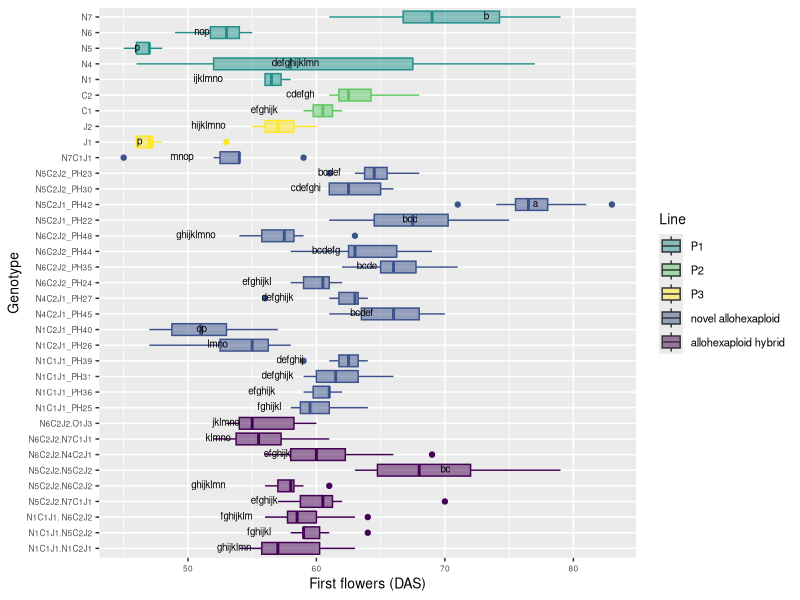

Reproduce this figure in R.
# Comparison 2XY: Novel allohexaploids

#load packages 
install.packages("multcompView")
install.packages("viridis")
library(viridis)

library(tidyverse)
library(dplyr)
library(ggplot2)
library(ggpubr)
library(datasets)
library(multcompView)


# vollständige Rohdatentabelle laden ######
getwd()
DATA <- read_csv("EPPN raw data complete 220419.csv")
View(DATA)


#drop first column
DATA = DATA[,2:37]
View(DATA)

#Comparison 2XY	einschließlich JO allohexaploids
# Aim: to determine if the NCJ allohexaploids have more similarity to each other than to their parent genotypes 

#### subsetting #####
#IMPORTANT: N5C2J2.N5C2J1_PH43 has only one parent genotype: N5C2J2 (PH30 and PH23), 
# N5C2J1_PH42 wieder drin

comp_2X4 <- DATA[DATA$Genotype %in% c("N5", "N6", "N1", "N4", "N7","C1", "C2", "J1", "J2", 
                                      
                                      "N6C2J2_PH24", "N6C2J2_PH35", "N6C2J2_PH44", "N6C2J2_PH48", 
                                     "N5C2J1_PH22", "N5C2J1_PH42", "N5C2J2_PH30", "N5C2J2_PH23", "N1C1J1_PH25", "N1C1J1_PH36", 
                                     "N1C1J1_PH31", "N1C1J1_PH39", "N1C2J1_PH26", "N1C2J1_PH40", "N4C2J1_PH45",
                                     "N4C2J1_PH27", "N7C1J1",
                                     
                                     "N1C1J1.N5C2J2", "N6C2J2.N7C1J1", "N5C2J2.N7C1J1", "N1C1J1. N6C2J2",
                                     "N5C2J2.N6C2J2","N1C1J1.N1C2J1", "N5C2J2.N5C2J2", "N6C2J2.N4C2J1", "N6C2J2.O1J3"), ]
head(comp_2X4)
View(comp_2X4)

#create column giving generation###############################################
#N5C2J1_PH42 wieder drin ######################################################## 
comp_2X4 <- comp_2X4 %>%
  mutate(Line = case_when(
  Genotype == "N1" ~ "P1",
  Genotype == "N4" ~ "P1",
  Genotype == "N5" ~ "P1",
  Genotype == "N6" ~ "P1",
  Genotype == "N7" ~ "P1",
  Genotype == "C1" ~ "P2",
  Genotype == "C2" ~ "P2",
  Genotype == "J1" ~ "P3",
  Genotype == "J2" ~ "P3",
  Genotype == "N5C2J1_PH22" ~ "novel allohexaploid",
  Genotype == "N5C2J1_PH42" ~ "novel allohexaploid",
  Genotype == "N5C2J2_PH23" ~ "novel allohexaploid",
  Genotype == "N6C2J2_PH24" ~ "novel allohexaploid",
  Genotype == "N1C1J1_PH25" ~ "novel allohexaploid",
  Genotype == "N1C2J1_PH26" ~ "novel allohexaploid",
  Genotype == "N4C2J1_PH27" ~ "novel allohexaploid",
  Genotype == "N5C2J2_PH30" ~ "novel allohexaploid",
  Genotype == "N1C1J1_PH31" ~ "novel allohexaploid",
  Genotype == "N6C2J2_PH35" ~ "novel allohexaploid",
  Genotype == "N1C1J1_PH36" ~ "novel allohexaploid",
  Genotype == "N1C1J1_PH39" ~ "novel allohexaploid",
  Genotype == "N1C2J1_PH40" ~ "novel allohexaploid",
  Genotype == "N6C2J2_PH44" ~ "novel allohexaploid",
  Genotype == "N4C2J1_PH45" ~ "novel allohexaploid",
  Genotype == "N6C2J2_PH48" ~ "novel allohexaploid",
  Genotype == "N7C1J1" ~ "novel allohexaploid",
  Genotype == "N1C1J1.N5C2J2" ~ "allohexaploid hybrid",
  Genotype == "N1C1J1.N1C2J1" ~ "allohexaploid hybrid",
  Genotype == "N5C2J2.N7C1J1" ~ "allohexaploid hybrid",
  Genotype == "N5C2J2.N5C2J2" ~ "allohexaploid hybrid",
  Genotype == "N1C1J1. N6C2J2" ~ "allohexaploid hybrid",
  Genotype == "N5C2J2.N6C2J2" ~ "allohexaploid hybrid",
  Genotype == "N6C2J2.O1J3" ~ "allohexaploid hybrid",
  Genotype == "N6C2J2.N4C2J1" ~ "allohexaploid hybrid",
  Genotype == "N6C2J2.N7C1J1" ~ "allohexaploid hybrid"))
view(comp_2X4)

# ANOVA, Tukey & Boxplot with CLD according to Rosane Rech##########################################################
# loading the appropriate libraries
library(datasets)

#remove previous objects
rm(anova)
rm(tukey)
rm(cld)
rm(Tk)

# analysis of variance
anova <- aov(first_flowers_DAS ~ Genotype, data = comp_2X4)
summary(anova)

# Tukey's test
tukey <- TukeyHSD(anova)
print(tukey)

# compact letter display
cld <- multcompLetters4(anova, tukey)
print(cld)

# table with factors and 3rd quantile
Tk <- group_by(comp_2X4, Genotype) %>%
  summarise(mean = round(mean(first_flowers_DAS, na.rm = TRUE), digits = 1), quant = round(quantile(first_flowers_DAS, probs = 0.75, na.rm = TRUE), digits = 1)) %>%
  arrange(desc(mean)) #WICHTIG: arrange(desc(mean)) muss hier rein!!!

# extracting the compact letter display and adding to the Tk table
cld <- as.data.frame.list(cld$Genotype)
Tk$cld <- cld$Letters
print(Tk) # print dient der Überprüfung: Mittelwerte und Letter code 
# in der gleichen Reihenfolge angeordnet?


#create column giving generation###############################################
#N5C2J1_PH42 wieder drin ########################################################
ANOVA_Tukey_2X4 <- Tk %>%
  mutate(Line = case_when(
    Genotype == "N1" ~ "P1",
    Genotype == "N4" ~ "P1",
    Genotype == "N5" ~ "P1",
    Genotype == "N6" ~ "P1",
    Genotype == "N7" ~ "P1",
    Genotype == "C1" ~ "P2",
    Genotype == "C2" ~ "P2",
    Genotype == "J1" ~ "P3",
    Genotype == "J2" ~ "P3",
    Genotype == "N5C2J1_PH22" ~ "novel allohexaploid",
    Genotype == "N5C2J1_PH42" ~ "novel allohexaploid",
    Genotype == "N5C2J2_PH23" ~ "novel allohexaploid",
    Genotype == "N6C2J2_PH24" ~ "novel allohexaploid",
    Genotype == "N1C1J1_PH25" ~ "novel allohexaploid",
    Genotype == "N1C2J1_PH26" ~ "novel allohexaploid",
    Genotype == "N4C2J1_PH27" ~ "novel allohexaploid",
    Genotype == "N5C2J2_PH30" ~ "novel allohexaploid",
    Genotype == "N1C1J1_PH31" ~ "novel allohexaploid",
    Genotype == "N6C2J2_PH35" ~ "novel allohexaploid",
    Genotype == "N1C1J1_PH36" ~ "novel allohexaploid",
    Genotype == "N1C1J1_PH39" ~ "novel allohexaploid",
    Genotype == "N1C2J1_PH40" ~ "novel allohexaploid",
    Genotype == "N6C2J2_PH44" ~ "novel allohexaploid",
    Genotype == "N4C2J1_PH45" ~ "novel allohexaploid",
    Genotype == "N6C2J2_PH48" ~ "novel allohexaploid",
    Genotype == "N7C1J1" ~ "novel allohexaploid",
    Genotype == "N1C1J1.N5C2J2" ~ "allohexaploid hybrid",
    Genotype == "N1C1J1.N1C2J1" ~ "allohexaploid hybrid",
    Genotype == "N5C2J2.N7C1J1" ~ "allohexaploid hybrid",
    Genotype == "N5C2J2.N5C2J2" ~ "allohexaploid hybrid",
    Genotype == "N1C1J1. N6C2J2" ~ "allohexaploid hybrid",
    Genotype == "N5C2J2.N6C2J2" ~ "allohexaploid hybrid",
    Genotype == "N6C2J2.O1J3" ~ "allohexaploid hybrid",
    Genotype == "N6C2J2.N4C2J1" ~ "allohexaploid hybrid",
    Genotype == "N6C2J2.N7C1J1" ~ "allohexaploid hybrid"))

view(ANOVA_Tukey_2X4)

# Reorder factor levels in comp_2X4
#N5C2J1_PH42 removed!!!##
comp_2X4ord <- comp_2X4                             
comp_2X4ord$Genotype <- factor(comp_2X4ord$Genotype,     
                                levels = c("N1C1J1.N1C2J1", "N1C1J1.N5C2J2", "N1C1J1. N6C2J2", 
                                           "N5C2J2.N7C1J1", "N5C2J2.N6C2J2", "N5C2J2.N5C2J2", 
                                           "N6C2J2.N4C2J1", "N6C2J2.N7C1J1", "N6C2J2.O1J3",
                                           
                                           "N1C1J1_PH25", "N1C1J1_PH36","N1C1J1_PH31", "N1C1J1_PH39", 
                                           "N1C2J1_PH26", "N1C2J1_PH40", 
                                           "N4C2J1_PH45","N4C2J1_PH27",
                                           "N6C2J2_PH24", "N6C2J2_PH35", "N6C2J2_PH44", "N6C2J2_PH48", 
                                           "N5C2J1_PH22", "N5C2J1_PH42",
                                           "N5C2J2_PH30", "N5C2J2_PH23", 
                                           "N7C1J1",
                                           
                                           "J1", "J2", "C1", "C2", "N1", "N4", "N5", "N6", "N7"))

ANOVA_Tukey_2X4ord <- ANOVA_Tukey_2X4
ANOVA_Tukey_2X4ord$Genotype <- factor(ANOVA_Tukey_2X4ord$Genotype,     
                                  levels = c("N1C1J1.N1C2J1", "N1C1J1.N5C2J2", "N1C1J1. N6C2J2", 
                                             "N5C2J2.N7C1J1", "N5C2J2.N6C2J2", "N5C2J2.N5C2J2", 
                                             "N6C2J2.N4C2J1", "N6C2J2.N7C1J1", "N6C2J2.O1J3",
                                             
                                             "N1C1J1_PH25", "N1C1J1_PH36","N1C1J1_PH31", "N1C1J1_PH39", 
                                             "N1C2J1_PH26", "N1C2J1_PH40", 
                                             "N4C2J1_PH45","N4C2J1_PH27",
                                             "N6C2J2_PH24", "N6C2J2_PH35", "N6C2J2_PH44", "N6C2J2_PH48", 
                                             "N5C2J1_PH22", "N5C2J1_PH42",
                                             "N5C2J2_PH30", "N5C2J2_PH23", 
                                             "N7C1J1",
                                             
                                             "J1", "J2", "C1", "C2", "N1", "N4", "N5", "N6", "N7"))


#boxplot first_flowers_DAS 2X4
ggplot(comp_2X4ord, aes(Genotype, first_flowers_DAS, fill = Line, color = Line)) + 
  geom_boxplot() +
  labs(x="Genotype", y="First flowers (DAS)") +
  geom_text(data = ANOVA_Tukey_2X4, aes(x = Genotype, y = quant, label = cld), color = "black", size = 2.5, vjust = 0.3, hjust = 3) +
  coord_flip() +
  theme(axis.title = element_text(size = 14),
        legend.text = element_text(size = 8),
        legend.title = element_text(size = 10),
        axis.title.x = element_text(size = 10),
        axis.title.y = element_text(size = 10),
        axis.text.x = element_text(size = 6),
        axis.text.y = element_text(size = 6)) +
  scale_color_viridis(discrete = TRUE, option = "D", direction = 1, alpha = 1, guide = "none") +  #legend removed by guide = "none" 
  scale_fill_viridis(discrete = TRUE, option = "D", direction = 1, alpha = 0.5,
                     breaks=c("P1", "P2", "P3", "novel allohexaploid", "allohexaploid hybrid"),
                     labels=c("P1", "P2", "P3", "novel allohexaploid", "allohexaploid hybrid")) ##reorder legend labels!
